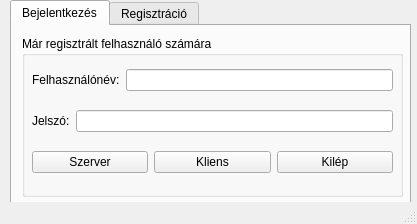
<?xml version="1.0" encoding="UTF-8"?>
<ui version="4.0">
    <class>login_reg_mainwindow</class>
    <widget class="QMainWindow" name="login_reg_mainwindow">
        <property name="geometry">
            <rect>
                <x>0</x>
                <y>0</y>
                <width>417</width>
                <height>224</height>
            </rect>
        </property>
        <property name="windowTitle">
            <string>MainWindow</string>
        </property>
        <widget class="QWidget" name="centralwidget">
            <widget class="QTabWidget" name="login_reg_tab_widget">
                <property name="geometry">
                    <rect>
                        <x>10</x>
                        <y>0</y>
                        <width>401</width>
                        <height>221</height>
                    </rect>
                </property>
                <property name="tabPosition">
                    <enum>QTabWidget::North</enum>
                </property>
                <property name="tabShape">
                    <enum>QTabWidget::Rounded</enum>
                </property>
                <property name="currentIndex">
                    <number>0</number>
                </property>
                <widget class="QWidget" name="tab_login">
                    <attribute name="title">
                        <string>Bejelentkezés</string>
                    </attribute>
                    <widget class="QGroupBox" name="login_groupbox">
                        <property name="geometry">
                            <rect>
                                <x>10</x>
                                <y>10</y>
                                <width>381</width>
                                <height>161</height>
                            </rect>
                        </property>
                        <property name="layoutDirection">
                            <enum>Qt::LeftToRight</enum>
                        </property>
                        <property name="title">
                            <string>Már regisztrált felhasználó számára</string>
                        </property>
                        <widget class="QWidget" name="verticalLayoutWidget">
                            <property name="geometry">
                                <rect>
                                    <x>10</x>
                                    <y>20</y>
                                    <width>361</width>
                                    <height>131</height>
                                </rect>
                            </property>
                            <layout class="QVBoxLayout" name="verticalLayout">
                                <item>
                                    <layout class="QHBoxLayout" name="horizontalLayout_4">
                                        <item>
                                            <widget class="QLabel" name="username_label">
                                                <property name="text">
                                                    <string>Felhasználónév:</string>
                                                </property>
                                            </widget>
                                        </item>
                                        <item>
                                            <widget class="QLineEdit" name="username_textbox"/>
                                        </item>
                                    </layout>
                                </item>
                                <item>
                                    <layout class="QHBoxLayout" name="horizontalLayout_3">
                                        <item>
                                            <widget class="QLabel" name="password_label">
                                                <property name="text">
                                                    <string>Jelszó:</string>
                                                </property>
                                            </widget>
                                        </item>
                                        <item>
                                            <widget class="QLineEdit" name="password_textbox">
                                                <property name="echoMode">
                                                    <enum>QLineEdit::Password</enum>
                                                </property>
                                            </widget>
                                        </item>
                                    </layout>
                                </item>
                                <item>
                                    <layout class="QHBoxLayout" name="horizontalLayout">
                                        <item>
                                            <widget class="QPushButton" name="btn_server">
                                                <property name="text">
                                                    <string>Szerver</string>
                                                </property>
                                            </widget>
                                        </item>
                                        <item>
                                            <widget class="QPushButton" name="btn_client">
                                                <property name="text">
                                                    <string>Kliens</string>
                                                </property>
                                            </widget>
                                        </item>
                                        <item>
                                            <widget class="QPushButton" name="btn_login_cancel">
                                                <property name="text">
                                                    <string>Kilép</string>
                                                </property>
                                            </widget>
                                        </item>
                                    </layout>
                                </item>
                            </layout>
                        </widget>
                    </widget>
                </widget>
                <widget class="QWidget" name="tab_reg">
                    <attribute name="title">
                        <string>Regisztráció</string>
                    </attribute>
                    <widget class="QGroupBox" name="reg_groupbox">
                        <property name="geometry">
                            <rect>
                                <x>10</x>
                                <y>10</y>
                                <width>381</width>
                                <height>171</height>
                            </rect>
                        </property>
                        <property name="title">
                            <string>GroupBox</string>
                        </property>
                        <widget class="QWidget" name="verticalLayoutWidget_2">
                            <property name="geometry">
                                <rect>
                                    <x>10</x>
                                    <y>20</y>
                                    <width>371</width>
                                    <height>141</height>
                                </rect>
                            </property>
                            <layout class="QVBoxLayout" name="verticalLayout_2">
                                <item>
                                    <layout class="QHBoxLayout" name="horizontalLayout_6">
                                        <item>
                                            <widget class="QLabel" name="new_username_label">
                                                <property name="text">
                                                    <string>Felhasználónév:</string>
                                                </property>
                                            </widget>
                                        </item>
                                        <item>
                                            <widget class="QLineEdit" name="new_username_textbox"/>
                                        </item>
                                    </layout>
                                </item>
                                <item>
                                    <layout class="QHBoxLayout" name="horizontalLayout_9">
                                        <item>
                                            <widget class="QLabel" name="new_password_label">
                                                <property name="text">
                                                    <string>Jelszó:</string>
                                                </property>
                                            </widget>
                                        </item>
                                        <item>
                                            <widget class="QLineEdit" name="new_password_textbox"/>
                                        </item>
                                    </layout>
                                </item>
                                <item>
                                    <layout class="QHBoxLayout" name="horizontalLayout_7">
                                        <item>
                                            <widget class="QLabel" name="new_confirmed_passw_label">
                                                <property name="text">
                                                    <string>Jelszó ismét:</string>
                                                </property>
                                            </widget>
                                        </item>
                                        <item>
                                            <widget class="QLineEdit" name="new_confirmed_passw_textbox"/>
                                        </item>
                                    </layout>
                                </item>
                                <item>
                                    <layout class="QHBoxLayout" name="horizontalLayout_8">
                                        <item>
                                            <widget class="QPushButton" name="btn_new_reg">
                                                <property name="text">
                                                    <string>Regisztráció</string>
                                                </property>
                                            </widget>
                                        </item>
                                        <item>
                                            <widget class="QPushButton" name="btn_reg_cancel">
                                                <property name="text">
                                                    <string>Kilép</string>
                                                </property>
                                            </widget>
                                        </item>
                                    </layout>
                                </item>
                            </layout>
                        </widget>
                    </widget>
                </widget>
            </widget>
        </widget>
        <widget class="QStatusBar" name="statusbar"/>
    </widget>
    <resources/>
    <connections/>
</ui>
